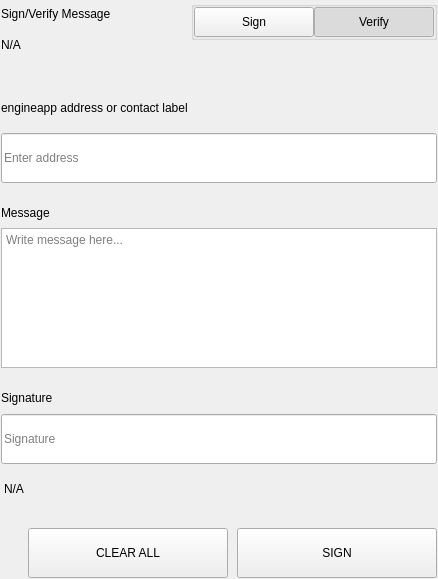
<?xml version="1.0" encoding="UTF-8"?>
<ui version="4.0">
 <class>SettingsSignMessageWidgets</class>
 <widget class="QWidget" name="SettingsSignMessageWidgets">
  <property name="geometry">
   <rect>
    <x>0</x>
    <y>0</y>
    <width>438</width>
    <height>579</height>
   </rect>
  </property>
  <property name="windowTitle">
   <string notr="true">N/A</string>
  </property>
  <layout class="QVBoxLayout" name="verticalLayout">
   <property name="spacing">
    <number>0</number>
   </property>
   <property name="leftMargin">
    <number>0</number>
   </property>
   <property name="topMargin">
    <number>0</number>
   </property>
   <property name="rightMargin">
    <number>0</number>
   </property>
   <property name="bottomMargin">
    <number>0</number>
   </property>
   <item>
    <widget class="QWidget" name="left" native="true">
     <layout class="QVBoxLayout" name="verticalLayout_3">
      <property name="leftMargin">
       <number>0</number>
      </property>
      <property name="topMargin">
       <number>0</number>
      </property>
      <property name="rightMargin">
       <number>0</number>
      </property>
      <property name="bottomMargin">
       <number>0</number>
      </property>
      <item>
       <widget class="QWidget" name="container_sign" native="true">
        <layout class="QVBoxLayout" name="verticalLayout_2">
         <property name="spacing">
          <number>0</number>
         </property>
         <property name="leftMargin">
          <number>1</number>
         </property>
         <property name="topMargin">
          <number>1</number>
         </property>
         <property name="rightMargin">
          <number>1</number>
         </property>
         <property name="bottomMargin">
          <number>1</number>
         </property>
         <item>
          <layout class="QHBoxLayout" name="horizontalLayout_3" stretch="3,1">
           <property name="spacing">
            <number>40</number>
           </property>
           <item>
            <layout class="QVBoxLayout" name="verticalLayoutTitle">
             <property name="spacing">
              <number>5</number>
             </property>
             <item>
              <widget class="QLabel" name="labelTitle">
               <property name="text">
                <string>Sign/Verify Message</string>
               </property>
              </widget>
             </item>
             <item>
              <widget class="QLabel" name="labelSubtitle1">
               <property name="text">
                <string notr="true">N/A</string>
               </property>
               <property name="wordWrap">
                <bool>true</bool>
               </property>
              </widget>
             </item>
            </layout>
           </item>
           <item alignment="Qt::AlignRight|Qt::AlignTop">
            <widget class="QWidget" name="containerSwitch" native="true">
             <property name="styleSheet">
              <string notr="true">#containerSwitch{
	padding-top:9px;
}</string>
             </property>
             <layout class="QVBoxLayout" name="verticalLayout_6">
              <property name="spacing">
               <number>4</number>
              </property>
              <property name="leftMargin">
               <number>0</number>
              </property>
              <property name="topMargin">
               <number>0</number>
              </property>
              <property name="rightMargin">
               <number>0</number>
              </property>
              <property name="bottomMargin">
               <number>0</number>
              </property>
              <item alignment="Qt::AlignRight">
               <widget class="QGroupBox" name="groupBox">
                <property name="sizePolicy">
                 <sizepolicy hsizetype="Fixed" vsizetype="Preferred">
                  <horstretch>0</horstretch>
                  <verstretch>0</verstretch>
                 </sizepolicy>
                </property>
                <property name="title">
                 <string/>
                </property>
                <property name="alignment">
                 <set>Qt::AlignRight|Qt::AlignTop|Qt::AlignTrailing</set>
                </property>
                <layout class="QHBoxLayout" name="horizontalLayout_4">
                 <property name="spacing">
                  <number>0</number>
                 </property>
                 <property name="leftMargin">
                  <number>0</number>
                 </property>
                 <property name="topMargin">
                  <number>0</number>
                 </property>
                 <property name="rightMargin">
                  <number>0</number>
                 </property>
                 <property name="bottomMargin">
                  <number>0</number>
                 </property>
                 <item>
                  <widget class="QPushButton" name="pushSign">
                   <property name="minimumSize">
                    <size>
                     <width>120</width>
                     <height>30</height>
                    </size>
                   </property>
                   <property name="maximumSize">
                    <size>
                     <width>120</width>
                     <height>30</height>
                    </size>
                   </property>
                   <property name="focusPolicy">
                    <enum>Qt::NoFocus</enum>
                   </property>
                   <property name="text">
                    <string>Sign</string>
                   </property>
                   <property name="checkable">
                    <bool>true</bool>
                   </property>
                   <property name="autoExclusive">
                    <bool>true</bool>
                   </property>
                  </widget>
                 </item>
                 <item>
                  <widget class="QPushButton" name="pushVerify">
                   <property name="minimumSize">
                    <size>
                     <width>120</width>
                     <height>30</height>
                    </size>
                   </property>
                   <property name="maximumSize">
                    <size>
                     <width>120</width>
                     <height>30</height>
                    </size>
                   </property>
                   <property name="focusPolicy">
                    <enum>Qt::NoFocus</enum>
                   </property>
                   <property name="text">
                    <string>Verify</string>
                   </property>
                   <property name="checkable">
                    <bool>true</bool>
                   </property>
                   <property name="checked">
                    <bool>true</bool>
                   </property>
                   <property name="autoExclusive">
                    <bool>true</bool>
                   </property>
                  </widget>
                 </item>
                </layout>
               </widget>
              </item>
              <item alignment="Qt::AlignHCenter|Qt::AlignTop">
               <widget class="QLabel" name="labelSubtitleSwitch">
                <property name="text">
                 <string/>
                </property>
                <property name="alignment">
                 <set>Qt::AlignRight|Qt::AlignTrailing|Qt::AlignVCenter</set>
                </property>
               </widget>
              </item>
             </layout>
            </widget>
           </item>
          </layout>
         </item>
         <item>
          <spacer name="verticalSpacer_2">
           <property name="orientation">
            <enum>Qt::Vertical</enum>
           </property>
           <property name="sizeType">
            <enum>QSizePolicy::Fixed</enum>
           </property>
           <property name="sizeHint" stdset="0">
            <size>
             <width>20</width>
             <height>40</height>
            </size>
           </property>
          </spacer>
         </item>
         <item>
          <widget class="QWidget" name="containerAddress" native="true">
           <property name="sizePolicy">
            <sizepolicy hsizetype="Preferred" vsizetype="Fixed">
             <horstretch>0</horstretch>
             <verstretch>0</verstretch>
            </sizepolicy>
           </property>
           <layout class="QVBoxLayout" name="verticalLayout_5" stretch="0,0">
            <property name="spacing">
             <number>15</number>
            </property>
            <property name="leftMargin">
             <number>0</number>
            </property>
            <property name="topMargin">
             <number>0</number>
            </property>
            <property name="rightMargin">
             <number>0</number>
            </property>
            <property name="bottomMargin">
             <number>0</number>
            </property>
            <item>
             <widget class="QLabel" name="labelSubtitleAddress">
              <property name="minimumSize">
               <size>
                <width>0</width>
                <height>20</height>
               </size>
              </property>
              <property name="maximumSize">
               <size>
                <width>16777215</width>
                <height>20</height>
               </size>
              </property>
              <property name="text">
               <string>engineapp address or contact label</string>
              </property>
             </widget>
            </item>
            <item>
             <widget class="QLineEdit" name="addressIn_SM">
              <property name="minimumSize">
               <size>
                <width>0</width>
                <height>50</height>
               </size>
              </property>
              <property name="maximumSize">
               <size>
                <width>16777215</width>
                <height>50</height>
               </size>
              </property>
              <property name="placeholderText">
               <string>Enter address</string>
              </property>
             </widget>
            </item>
           </layout>
          </widget>
         </item>
         <item>
          <spacer name="verticalSpacer_3">
           <property name="orientation">
            <enum>Qt::Vertical</enum>
           </property>
           <property name="sizeType">
            <enum>QSizePolicy::Fixed</enum>
           </property>
           <property name="sizeHint" stdset="0">
            <size>
             <width>20</width>
             <height>20</height>
            </size>
           </property>
          </spacer>
         </item>
         <item>
          <layout class="QVBoxLayout" name="verticalLayout_9">
           <property name="spacing">
            <number>5</number>
           </property>
           <item>
            <widget class="QLabel" name="labelSubtitleMessage">
             <property name="minimumSize">
              <size>
               <width>0</width>
               <height>20</height>
              </size>
             </property>
             <property name="maximumSize">
              <size>
               <width>16777215</width>
               <height>20</height>
              </size>
             </property>
             <property name="text">
              <string>Message</string>
             </property>
            </widget>
           </item>
           <item>
            <widget class="QPlainTextEdit" name="messageIn_SM">
             <property name="minimumSize">
              <size>
               <width>0</width>
               <height>140</height>
              </size>
             </property>
             <property name="maximumSize">
              <size>
               <width>16777215</width>
               <height>140</height>
              </size>
             </property>
             <property name="placeholderText">
              <string>Write message here...</string>
             </property>
            </widget>
           </item>
          </layout>
         </item>
         <item>
          <spacer name="verticalSpacer_4">
           <property name="orientation">
            <enum>Qt::Vertical</enum>
           </property>
           <property name="sizeType">
            <enum>QSizePolicy::Fixed</enum>
           </property>
           <property name="sizeHint" stdset="0">
            <size>
             <width>20</width>
             <height>20</height>
            </size>
           </property>
          </spacer>
         </item>
         <item>
          <widget class="QWidget" name="widget" native="true">
           <property name="minimumSize">
            <size>
             <width>0</width>
             <height>75</height>
            </size>
           </property>
           <property name="maximumSize">
            <size>
             <width>16777215</width>
             <height>16777215</height>
            </size>
           </property>
           <layout class="QVBoxLayout" name="verticalLayout_4">
            <property name="leftMargin">
             <number>0</number>
            </property>
            <property name="topMargin">
             <number>0</number>
            </property>
            <property name="rightMargin">
             <number>0</number>
            </property>
            <property name="bottomMargin">
             <number>0</number>
            </property>
            <item>
             <widget class="QLabel" name="labelSubtitleSignature">
              <property name="minimumSize">
               <size>
                <width>0</width>
                <height>20</height>
               </size>
              </property>
              <property name="maximumSize">
               <size>
                <width>16777215</width>
                <height>20</height>
               </size>
              </property>
              <property name="text">
               <string>Signature</string>
              </property>
             </widget>
            </item>
            <item>
             <widget class="QLineEdit" name="signatureOut_SM">
              <property name="minimumSize">
               <size>
                <width>0</width>
                <height>50</height>
               </size>
              </property>
              <property name="placeholderText">
               <string>Signature</string>
              </property>
             </widget>
            </item>
           </layout>
          </widget>
         </item>
         <item>
          <widget class="QLabel" name="statusLabel_SM">
           <property name="styleSheet">
            <string notr="true">padding-top:5px;</string>
           </property>
           <property name="text">
            <string notr="true">N/A</string>
           </property>
          </widget>
         </item>
         <item>
          <spacer name="verticalSpacer">
           <property name="orientation">
            <enum>Qt::Vertical</enum>
           </property>
           <property name="sizeType">
            <enum>QSizePolicy::Fixed</enum>
           </property>
           <property name="sizeHint" stdset="0">
            <size>
             <width>20</width>
             <height>20</height>
            </size>
           </property>
          </spacer>
         </item>
         <item>
          <layout class="QHBoxLayout" name="horizontalLayout_7">
           <property name="spacing">
            <number>9</number>
           </property>
           <item>
            <spacer name="horizontalSpacer_5">
             <property name="orientation">
              <enum>Qt::Horizontal</enum>
             </property>
             <property name="sizeType">
              <enum>QSizePolicy::Expanding</enum>
             </property>
             <property name="sizeHint" stdset="0">
              <size>
               <width>40</width>
               <height>20</height>
              </size>
             </property>
            </spacer>
           </item>
           <item>
            <widget class="QPushButton" name="pushButtonClear">
             <property name="minimumSize">
              <size>
               <width>200</width>
               <height>50</height>
              </size>
             </property>
             <property name="focusPolicy">
              <enum>Qt::NoFocus</enum>
             </property>
             <property name="text">
              <string>CLEAR ALL</string>
             </property>
            </widget>
           </item>
           <item>
            <widget class="QPushButton" name="pushButtonSave">
             <property name="minimumSize">
              <size>
               <width>200</width>
               <height>50</height>
              </size>
             </property>
             <property name="maximumSize">
              <size>
               <width>200</width>
               <height>50</height>
              </size>
             </property>
             <property name="focusPolicy">
              <enum>Qt::NoFocus</enum>
             </property>
             <property name="text">
              <string>SIGN</string>
             </property>
            </widget>
           </item>
          </layout>
         </item>
        </layout>
       </widget>
      </item>
     </layout>
    </widget>
   </item>
  </layout>
 </widget>
 <resources/>
 <connections/>
</ui>
